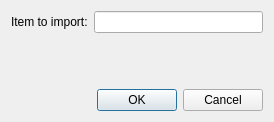
<?xml version="1.0" encoding="UTF-8"?>
<ui version="4.0">
 <class>ItemToImportEditDialog</class>
 <widget class="QDialog" name="ItemToImportEditDialog">
  <property name="geometry">
   <rect>
    <x>0</x>
    <y>0</y>
    <width>274</width>
    <height>122</height>
   </rect>
  </property>
  <property name="windowTitle">
   <string>Edit The Item To Import</string>
  </property>
  <layout class="QVBoxLayout" name="verticalLayout">
   <item>
    <layout class="QHBoxLayout" name="horizontalLayout">
     <item>
      <widget class="QLabel" name="lblItem">
       <property name="text">
        <string>Item to import:</string>
       </property>
      </widget>
     </item>
     <item>
      <widget class="QLineEdit" name="leItem">
       <property name="readOnly">
        <bool>true</bool>
       </property>
      </widget>
     </item>
    </layout>
   </item>
   <item>
    <widget class="U2::ImportOptionsWidget" name="optionsWidget" native="true">
     <layout class="QVBoxLayout" name="verticalLayout_2"/>
    </widget>
   </item>
   <item>
    <widget class="QDialogButtonBox" name="buttonBox">
     <property name="orientation">
      <enum>Qt::Horizontal</enum>
     </property>
     <property name="standardButtons">
      <set>QDialogButtonBox::Cancel|QDialogButtonBox::Ok</set>
     </property>
    </widget>
   </item>
  </layout>
 </widget>
 <customwidgets>
  <customwidget>
   <class>U2::ImportOptionsWidget</class>
   <extends>QWidget</extends>
   <header>util/shared_db/ImportOptionsWidget.h</header>
   <container>1</container>
  </customwidget>
 </customwidgets>
 <resources/>
 <connections>
  <connection>
   <sender>buttonBox</sender>
   <signal>accepted()</signal>
   <receiver>ItemToImportEditDialog</receiver>
   <slot>accept()</slot>
   <hints>
    <hint type="sourcelabel">
     <x>248</x>
     <y>254</y>
    </hint>
    <hint type="destinationlabel">
     <x>157</x>
     <y>274</y>
    </hint>
   </hints>
  </connection>
  <connection>
   <sender>buttonBox</sender>
   <signal>rejected()</signal>
   <receiver>ItemToImportEditDialog</receiver>
   <slot>reject()</slot>
   <hints>
    <hint type="sourcelabel">
     <x>316</x>
     <y>260</y>
    </hint>
    <hint type="destinationlabel">
     <x>286</x>
     <y>274</y>
    </hint>
   </hints>
  </connection>
 </connections>
</ui>
